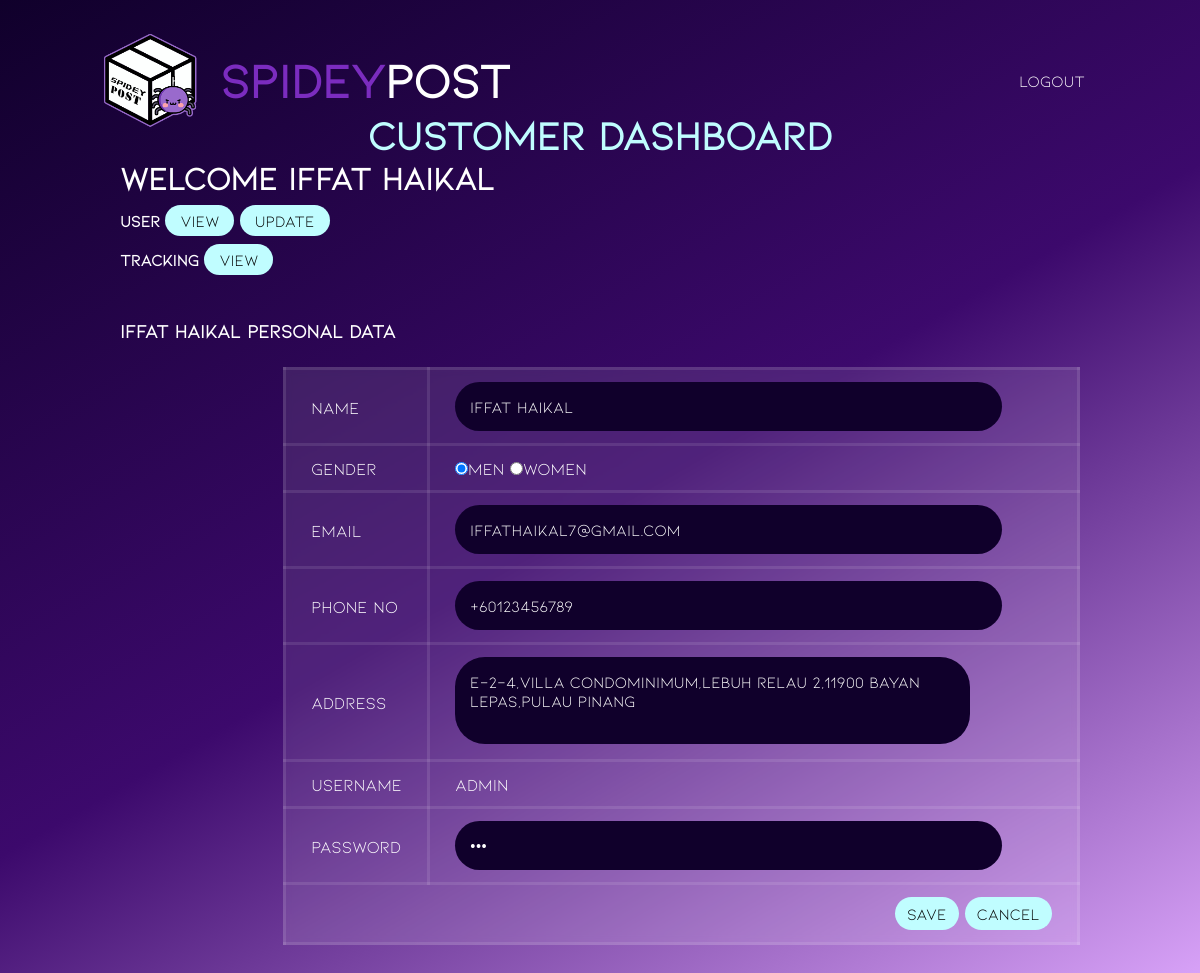
Screenshot of /user/update_user.php (signed in) with the database file from the repository.
### tables this page shows
CREATE TABLE `customer` (
  `custID` int(10) NOT NULL,
  `username` varchar(50) NOT NULL,
  `password` varchar(50) NOT NULL,
  `custName` varchar(255) NOT NULL,
  `gender` int(5) NOT NULL,
  `custAddress` varchar(255) NOT NULL,
  `custContact` varchar(12) NOT NULL,
  `custEmail` varchar(50) NOT NULL,
  `level_id` int(3) NOT NULL
);

### user/update_user.php (the view, shortened to what this page needs)
<!DOCTYPE html>
<?php
include('../include/dbconn.php');
?>
<html lang="en">
<head>
    <link rel="stylesheet" href="./dashboard.css">
</head>
<body>
<header id="header">
        <a href="#" class="logo">
            <img src="../Sources/Logo.png" alt="Logo">
            <h2><div>Spidey</div> Post</h2>
        </a>
        <ul class="navigation">
            <li><a href="../login/logout.php">Logout</a></li>
        </ul>
    </header>
    <div class="container">
        <div class="bar">
            <h1> Customer Dashboard</h1>
        </div>
        <div class="main">
            <div class="greetinguser">
                <h1>Welcome <?php echo $_SESSION['username']; ?></h1>
                    <b>User</b>
                    <a href="view_user.php">View</a>
                    <a href="update_user.php">Update<br></a>
                    <div class="track">
                        <b>Tracking</b>
                        <a href="view_tracking.php">View</a>
                    </div>
            </div>
        </div>
        <div class="main">
            <h3> <?php echo ucwords(strtolower($_SESSION['username'])); ?> Personal Data</h3>
            <?php
            $username = $_SESSION['username'];
            $query = "SELECT * FROM customer where custName = '$username' ";
            $result = mysqli_query($dbconn, $query) or die("Error: " . mysqli_error($dbconn));
            $row = mysqli_fetch_array($result);
            ?>
            <form name="edit_user" method="post" action="db_update_user.php" enctype="multipart/form-data">
                <table class="tableContent">
                    <tr>
                        <td width="16%">Name</td>
                        <td width="84%"><input type="text" name="name" size="50" value="<?php echo ucwords(strtolower($row['custName'])); ?>" /></td>
                    </tr>
                    <tr>
                        <td width="16%">Gender</td>
                        <td>
                            <input name="gender" type="radio" value="1" <?php if ($row['gender'] == 1) {
                                                                            echo 'checked';
                                                                        } ?> />Men
                            <input name="gender" type="radio" value="2" <?php if ($row['gender'] == 2) {
                                                                            echo 'checked';
                                                                        } ?> />Women
                        </td>
                    </tr>
                    <tr>
                        <td width="16%">Email</td>
                        <td><input type="text" name="email" size="50" value="<?php echo $row['custEmail']; ?>" /></td>
                    </tr>
                    <tr>
                        <td width="16%">Phone No</td>
                        <td><input type="text" name="phone" size="50" value="<?php echo $row['custContact']; ?>" /></td>
                    </tr>
                    <tr>
                        <td width="16%">Address</td>
                        <td><textarea name="address" cols="47" rows="3"><?php echo ucwords(strtolower($row['custAddress'])); ?></textarea></td>
                    </tr>
                    <tr>
                        <td width="16%">Username</td>
                        <td><?php echo $row['username']; ?>
                        </td>
                    </tr>
                    <tr>
                        <td width="16%">Password</td>
                        <td><input type="password" name="password" size="50" value="<?php echo $row['password']; ?>" /></td>
                    </tr>
                    <td align="right" colspan="2"><input type="submit" name="submit" value=" Save " />
                        <input type="button" name="cancel" value=" Cancel " onclick="location.href='view_user.php'" />
                    </td>
                </table>
            </form>
        </div>
    </div>
</body>
</html>

### user/dashboard.css (style rules this page uses)
* { margin: 0; padding: 0; box-sizing: border-box; font-family: 'Kiona'; color: white; }
body { display: flex; justify-content: center; align-items: center; flex-wrap: wrap; background: linear-gradient(150deg, #10002b,#3c096c, #e0aaff); min-height: 100vh; background-repeat: no-repeat; background-attachment: fixed; }
#header { position: absolute; top: 0; left: 0; width: 100%; padding: 30px 100px; display: flex; justify-content: space-between; align-items: center; z-index: 10000; }
#header .logo { display: flex; color: white; font-weight: 700; font-size: 2em; text-decoration: none; }
#header .logo img { max-height: 100px; padding-right: 20px; }
#header .logo h2 { margin-top: 20px; display: flex; }
#header .logo h2 div { color: #7b2cbf; }
#header .navigation { display: flex; justify-content: center; align-items: center; }
#header .navigation li { list-style: none; margin-left: 20px; }
#header .navigation li a { text-decoration: none; padding: 6px 15px; color: white; border-radius: 20px; }
.container { position: relative; width: 80%; height: 80vh; margin-top: 5%; }
.container .bar { display: flex; justify-content: center; font-size: 20px; font-weight: 500; }
.container .bar h1 { color: #c0fdff; }
.container a { background: #c0fdff; color: #000000; padding: 6px 15px; border-radius: 20px; text-decoration: none; text-align: center; }
.greetinguser h1 { margin-bottom: 15px; }
.greetinguser .track { margin-top: 20px; }
.main { padding-bottom: 50px; }
.tableContent { border-collapse: collapse; margin: 25px 0; font-size: 17px; min-width: 400px; backdrop-filter: blur(4px); background: rgba(255, 255, 255, 0.1); }
.tableContent tbody tr { color: #fff; font-weight: 500; }
.tableContent th, .tableContent td { padding: 12px 25px; border: 3px solid rgba(255, 255, 255, 0.1); }
form { margin-left: 17%; }
form input, form textarea { padding: 15px; font-size: 16px; border: none; outline: none; background: #10002b; color: #fff; resize: none; border-radius: 30px; }
form input[type="submit"], form input[type="button"] { background: #c0fdff; color: #000000; font-weight: 500; padding: 7px; }

### rows the page displays
customer: name "Iffat Haikal", gender "☑", email "iffathaikal7@gmail.com", phone "+60123456789", address "E-2-4,villa Condominimum,lebuh Relau 2,11900 Bayan Lepas,pulau Pinang", username "admin"

### other values shown
$_SESSION['username'] "Iffat Haikal"
